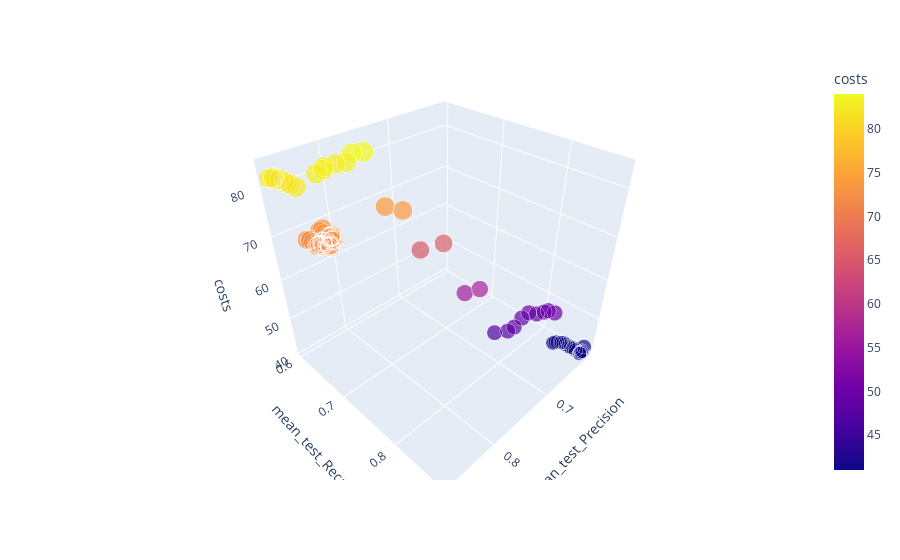

The cell this chart's notebook holds for it:
### Code cell
#3D Scatter Costs, Recall & Var_smoothing
fig = px.scatter_3d(cost_df, z='costs', y='mean_test_Recall', x='mean_test_Precision', color='costs', size='costs')
fig.show()
